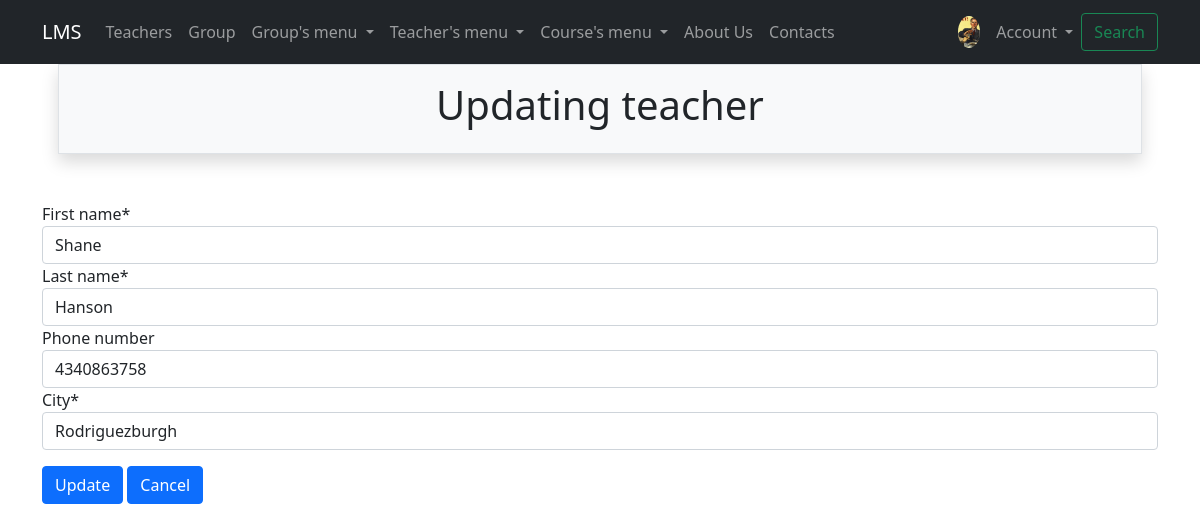
The page /teachers/update/8 (signed in) on the database its author committed.
### accounts/models.py (models this page shows)
class Profile(models.Model):
    user = models.OneToOneField(to=User, on_delete=models.CASCADE, related_name='profile')
    avatar = models.ImageField(null=True, default='default.jpg', upload_to='avatars/')
    interests = models.CharField(max_length=250, null=True)

### teachers/models.py (models this page shows, shortened)
class Teacher(Person):
    phone_number = models.CharField(max_length=60, unique=True, blank=True, null=True)

### teachers/views.py (the view)
# urls.py: path('update/<int:pk>', TeacherUpdateView.as_view(), name='update'),
class TeacherUpdateView(LoginRequiredMixin, UpdateView):
    model = Teacher
    form_class = TeacherUpdateForm
    success_url = reverse_lazy('teachers:list')
    template_name = 'teachers/update.html'

### teachers/forms.py
class TeacherUpdateForm(TeacherBaseForm):
    pass

### core/context_processors.py (called while the page is built)
def get_params(request):
    context = {}
    params = request.GET
    if 'page' in params:
        params = copy(params)
        del params['page']
    context['get_params'] = params.urlencode()
    return context

### teachers/templates/teachers/update.html (shortened to what this page needs)
{% extends 'base.html' %}
{% load crispy_forms_tags %}
{% block header %}
    Updating teacher
{% endblock %}
{% block content %}
    <form method="post">
        {{form | crispy}}
        <input class="btn btn-primary mt-3" type="submit" value="Update">
        <a class="btn btn-primary mt-3" href="{% url 'teachers:list' %}">Cancel</a>
    </form>
{% endblock %}

### templates/includes/nav_bar.html (shortened to what this page needs)
<nav class="navbar navbar-expand-lg navbar-dark bg-dark fixed-top navbar-expand-lg font-weight-bold">
  <div class="container">
    <a class="navbar-brand" href="{% url 'index' %}">LMS</a>
    <div class="collapse navbar-collapse" id="navbarSupportedContent">
      <ul class="navbar-nav me-auto mb-2 mb-lg-0">
        <li class="nav-item">
          <a class="nav-link" href="{% url 'teachers:list' %}">Teachers</a>
        </li>
        <li class="nav-item">
          <a class="nav-link" href="{% url 'groups:list' %}">Group</a>
        </li>
        <li class="nav-item dropdown">
          <a class="nav-link dropdown-toggle" href="#" id="navbarDropdown" role="button" data-bs-toggle="dropdown" aria-expanded="false">
            Group's menu
          </a>
        </li>
        <li class="nav-item dropdown">
          <a class="nav-link dropdown-toggle" href="#" id="navbarDropdown" role="button" data-bs-toggle="dropdown" aria-expanded="false">
            Teacher's menu
          </a>
        </li>
        <li class="nav-item dropdown">
          <a class="nav-link dropdown-toggle" href="#" id="navbarDropdown" role="button" data-bs-toggle="dropdown" aria-expanded="false">
            Course's menu
          </a>
        </li>
        <li class="nav-item">
          <a class="nav-link" href="/about/" tabindex="-1" >About Us</a>
        </li>
        <li class="nav-item">
          <a class="nav-link" href="/contacts/" tabindex="-1" >Contacts</a>
        </li>
      </ul>
      {% if user.is_authenticated %}
          <div><img class="rounded-circle p-1 m-1" widht="40" height="40" src="{{user.profile.avatar.url}}"></div>
           {% endif %}
      <ul class="navbar-nav d-flex">
         <li class="nav-item dropdown">
           <a class="nav-link dropdown-toggle" href="#" id="navbarDropdown3" role="button" data-bs-toggle="dropdown" aria-expanded="false">
             Account
           </a>
         </li>
       </ul>
      <form class="d-flex">
        <a class="btn btn-outline-success" data-bs-toggle="collapse" href="#collapseExample" role="button"
           aria-expanded="false" aria-controls="collapseExample">
            Search
        </a>
      </form>
    </div>
  </div>
</nav>

### rows shown on the page
Teacher: first_name "Shane", last_name "Hanson", phone_number "4340863758", city "Rodriguezburgh"
